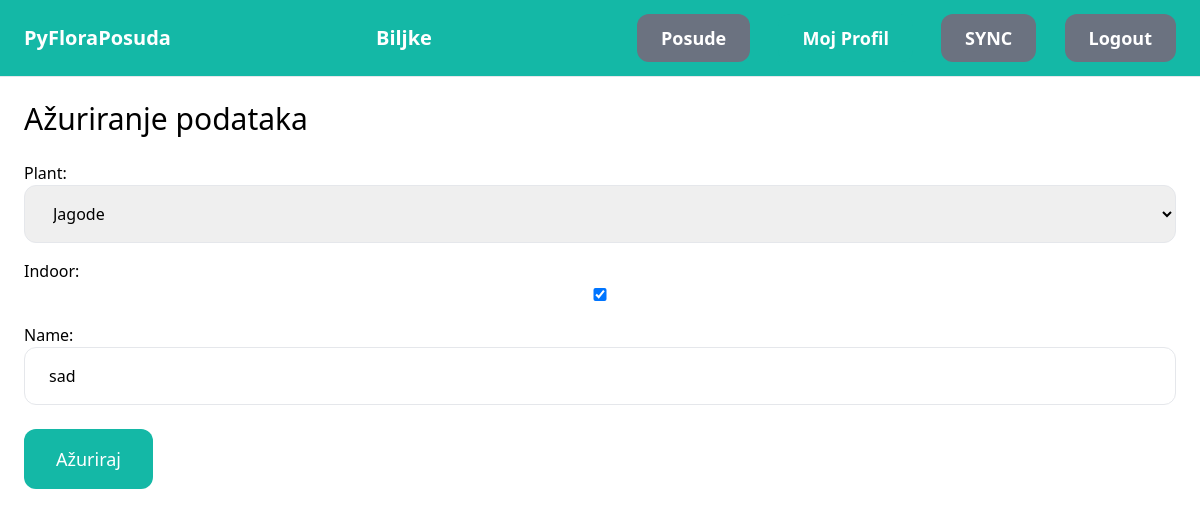
The app's page /posude/5/promjena/ (signed in), older data.
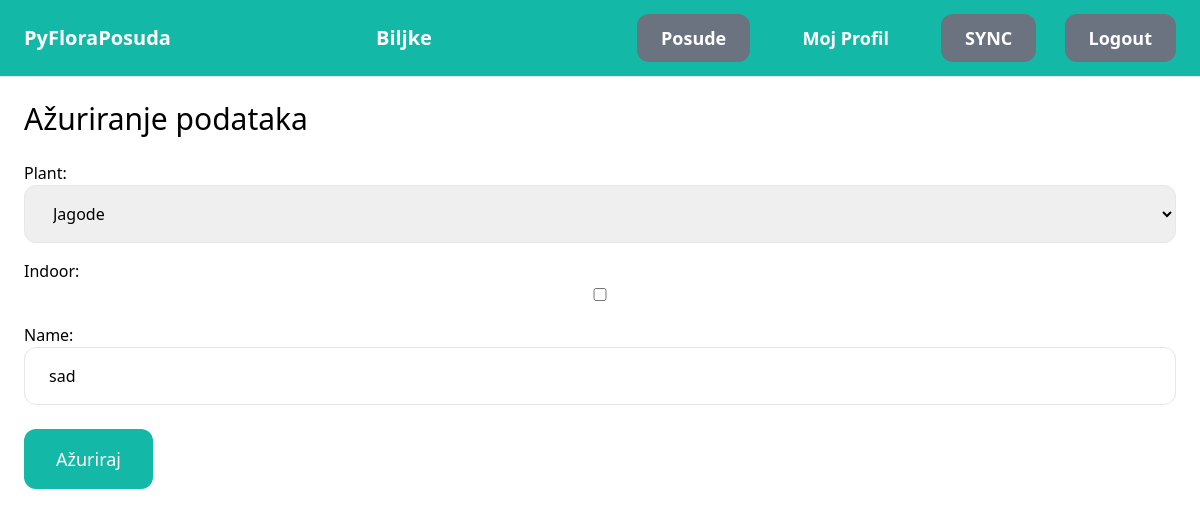
The same page, newer data.
### pot/models.py (models this page shows, shortened)
class Pot(models.Model):
    name = models.CharField(max_length=255)
    plant = models.ForeignKey(Plant, related_name='potsPlant', on_delete=models.PROTECT, null=True, blank=True)
    user = models.ForeignKey(User, related_name='potsUser', on_delete=models.CASCADE)
    senzorTmp = models.ForeignKey(Senzors, related_name='potsSenzorTmp', on_delete=models.PROTECT)
    senzorPh = models.ForeignKey(Senzors, related_name='potsSenzorPh', on_delete=models.PROTECT)
    senzorBrightness = models.ForeignKey(Senzors, related_name='potsSenzorBrightness', on_delete=models.PROTECT)
    senzorHumidity = models.ForeignKey(Senzors, related_name='potsSenzorHumidity', on_delete=models.PROTECT)
    indoor = models.BooleanField(default=True)
    status = models.CharField(max_length=255)

### pot/views.py (the view)
# urls.py: path('<int:pk>/promjena/', views.edit, name='edit'),
@login_required
def edit(request:HttpRequest, pk: int) -> HttpResponse:
    pot = get_object_or_404(Pot, pk=pk)
    if request.method == 'POST':
        form = EditPotForm(request.POST, request.FILES, instance=pot)
        if form.is_valid():
            form.save()
            return redirect('pot:detail', pk=pot.id)
    else:
        form = EditPotForm(instance=pot)
    return render(request, 'pots/form.html', {
        'form': form,
        'title': 'Ažuriranje podataka',
        'command': 'Ažuriraj',
    })

### pot/forms.py
class EditPotForm(forms.ModelForm):
    class Meta:
        model = Pot
        fields = {'name', 'plant', 'indoor'}
        widgets = {
            'name': forms.TextInput(attrs={
                'class': INPUT_CLASSES
            }),
            'plant': forms.Select(attrs={
                'class': INPUT_CLASSES
            }),
            'indoor': forms.CheckboxInput(attrs={
                'class': INPUT_CLASSES
            }),
        }

### plant/models.py (called while the page is built)
    def __str__(self):
        return self.name

### pot/templates/pots/form.html (shortened to what this page needs)
{% extends 'core/base.html' %}
{% block content %}
<h1 class="mb-6 text-3xl">{{ title }}</h1>
<form method="post" action="." enctype="multipart/form-data">
    <div class="space-y-4">
        {{ form.as_p }}
    </div>
    <button class="mt-6 py-4 px-8 text-lg bg-teal-500 hover:bg-teal-700 rounded-xl text-white">{{ command }}</button>
</form>
{% endblock %}

Row changes from the older to the newer data that the page shows:
changed Pot "Jagode": indoor "☑" → "☐"
